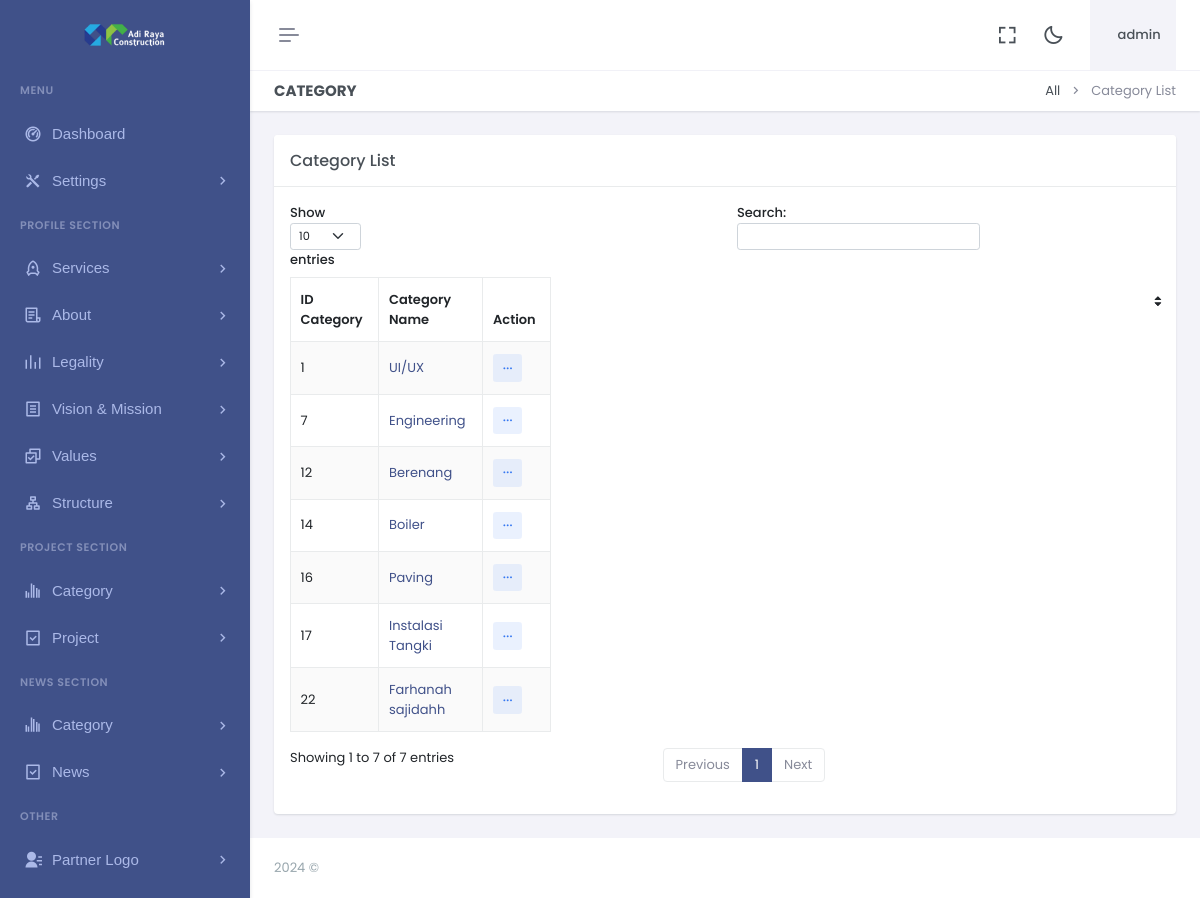
Page /dashboard/categorylist.php (signed in) on the committed database.
### tables this page shows
CREATE TABLE `logo` (
  `id` int(11) NOT NULL,
  `xfile` varchar(1000) NOT NULL,
  `ufile` varchar(1000) NOT NULL,
  `updated_at` timestamp NOT NULL DEFAULT current_timestamp() ON UPDATE current_timestamp()
);

CREATE TABLE `category` (
  `cat_id` int(11) NOT NULL,
  `name` varchar(150) NOT NULL
);

### dashboard/categorylist.php (the view)
<?php include"header.php";?>
<?php include"sidebar.php";?>
<div class="main-content">
 <div class="page-content">
       <div class="container-fluid">
                    <div class="row">
                        <div class="col-12">
                            <div class="page-title-box d-sm-flex align-items-center justify-content-between">
                                <h4 class="mb-sm-0">Category</h4>
                                <div class="page-title-right">
                                    <ol class="breadcrumb m-0">
                                        <li class="breadcrumb-item"><a href="javascript: void(0);">All</a></li>
                                        <li class="breadcrumb-item active">Category List</li>
                                    </ol>
                                </div>
                            </div>
                        </div>
                    </div>
                    <div class="row">
                        <div class="col-lg-12">
                            <div class="card">
                                <div class="card-header">
                                    <h5 class="card-title mb-0">Category List</h5>
                                </div>
                                <div class="card-body">
                                    <table id="example" class="table table-bordered dt-responsive nowrap table-striped align-middle" style="width:30%">
                                        <thead>
                                            <tr>
                                                <th data-ordering="false">ID Category</th>
                                                <th data-ordering="false">Category Name</th>
                                                <th>Action</th>
                                            </tr>
                                        </thead>
                                        <tbody>
                                        <?php
				   $q="SELECT * FROM category ORDER BY cat_id DESC";
 $r123 = mysqli_query($con,$q);
while($ro = mysqli_fetch_array($r123))
{
	$cat_id="$ro[cat_id]";
	$name="$ro[name]";
  print "<tr>
				  <td>
				  $cat_id
				  </td>
          <td><a href='$name'>
				  $name</a>
				  </td>
          <td>
                                                    <div class='dropdown d-inline-block'>
                                                        <button class='btn btn-soft-secondary btn-sm dropdown' type='button' data-bs-toggle='dropdown' aria-expanded='false'>
                                                            <i class='ri-more-fill align-middle'></i>
                                                        </button>
                                                        <ul class='dropdown-menu dropdown-menu-end'>
                                                        <li><a href='editcategory.php?id=$cat_id' class='dropdown-item edit-item-btn'><i class='ri-pencil-fill align-bottom me-2 text-muted'></i> Edit</a></li>
                                                          <li>
                                                            <li>
                                                                <a href='deletecategory.php?id=$cat_id' class='dropdown-item remove-item-btn'>
                                                                    <i class='ri-delete-bin-fill align-bottom me-2 text-muted'></i> Delete
                                                                </a>
                                                            </li>
                                                        </ul>
                                                    </div>
                                                </td>
				  </tr>";
  }
  ?>
                                        </tbody>
                                    </table>
                                </div>
                            </div>
                        </div>
                    </div>
                </div>
            </div>
            <?php include"footer.php";?>

### dashboard/sidebar.php (shortened to what this page needs)
<?php
include "../z_db.php";
?>
<div class="app-menu navbar-menu">
    <div class="navbar-brand-box">
        <?php
        $rr = mysqli_query($con, "SELECT ufile FROM logo");
        $r = mysqli_fetch_row($rr);
        $ufile = $r[0];
        ?>
        <a href="#" class="logo logo-light">
            <span class="logo-lg">
                <img src="uploads/logo/<?php print $ufile ?>" alt="" height="30">
            </span>
        </a>
    </div>
    <div id="scrollbar">
        <div class="container-fluid">
            <ul class="navbar-nav" id="navbar-nav">
                <li class="menu-title"><span data-key="t-menu">Menu</span></li>
                <li class="nav-item">
                    <a href="dashboard" class="nav-link" data-key="t-analytics"> <i class="ri-dashboard-2-line"></i>
                        <span data-key="t-dashboards"> Dashboard </span></a>
                </li>
                <li class="nav-item">
                    <a class="nav-link menu-link" href="#sidebarK" data-bs-toggle="collapse" role="button"
                        aria-expanded="true" aria-controls="sidebarLanding">
                        <i class="ri-tools-fill"></i> <span data-key="t-landing"> Settings </span>
                    </a>
                </li>
                <li class="menu-title"><span data-key="t-menu">PROFILE SECTION</span></li>
                <li class="nav-item">
                    <a class="nav-link menu-link" href="#sidebarW" data-bs-toggle="collapse" role="button"
                        aria-expanded="true" aria-controls="sidebarLanding">
                        <i class="ri-rocket-line"></i> <span data-key="t-landing"> Services</span>
                    </a>
                </li>
                <li class="nav-item">
                    <a class="nav-link menu-link" href="#sidebarq" data-bs-toggle="collapse" role="button"
                        aria-expanded="true" aria-controls="sidebarLanding">
                        <i class="ri-file-list-3-line"></i> <span data-key="t-landing">About</span>
                    </a>
                </li>
                <li class="nav-item">
                    <a class="nav-link menu-link" href="#sidebarLgl" data-bs-toggle="collapse" role="button"
                        aria-expanded="true" aria-controls="sidebarLanding">
                        <i class="ri-rhythm-fill"></i> <span data-key="t-landing">Legality</span>
                    </a>
                </li>
                <li class="nav-item">
                    <a class="nav-link menu-link" href="#sidebarB" data-bs-toggle="collapse" role="button"
                        aria-expanded="true" aria-controls="sidebarLanding">
                        <i class="ri-file-list-line"></i> <span data-key="t-landing">Vision & Mission</span>
                    </a>
                </li>
                <li class="nav-item">
                    <a class="nav-link menu-link" href="#sidebarLanding" data-bs-toggle="collapse" role="button"
                        aria-expanded="true" aria-controls="sidebarLanding">
                        <i class="ri-checkbox-multiple-line"></i> <span data-key="t-landing">Values</span>
                    </a>
                </li>
                <li class="nav-item">
                    <a class="nav-link menu-link" href="#sidebarStr" data-bs-toggle="collapse" role="button"
                        aria-expanded="true" aria-controls="sidebarLanding">
                        <i class="ri-organization-chart"></i> <span data-key="t-landing">Structure</span>
                    </a>
                </li>
                <li class="menu-title"><span data-key="t-menu">PROJECT SECTION</span></li>
                <li class="nav-item">
                    <a class="nav-link menu-link" href="#sidebarU" data-bs-toggle="collapse" role="button"
                        aria-expanded="true" aria-controls="sidebarLanding">
                        <i class="ri-bar-chart-grouped-fill"></i> <span data-key="t-landing">Category</span>
                    </a>
                </li>
                <li class="nav-item">
                    <a class="nav-link menu-link" href="#sidebarGU" data-bs-toggle="collapse" role="button"
                        aria-expanded="true" aria-controls="sidebarLanding">
                        <i class="ri-task-line"></i> <span data-key="t-landing">Project</span>
                    </a>
                </li>
                <li class="menu-title"><span data-key="t-menu">NEWS SECTION</span></li>
                <li class="nav-item">
                    <a class="nav-link menu-link" href="#sidebarNS" data-bs-toggle="collapse" role="button"
                        aria-expanded="true" aria-controls="sidebarLanding">
                        <i class="ri-bar-chart-grouped-fill"></i> <span data-key="t-landing">Category</span>
                    </a>
                </li>
                <li class="nav-item">
                    <a class="nav-link menu-link" href="#sidebarNEWS" data-bs-toggle="collapse" role="button"
                        aria-expanded="true" aria-controls="sidebarLanding">
                        <i class="ri-task-line"></i> <span data-key="t-landing">News</span>
                    </a>
                </li>
                <li class="menu-title"><span data-key="t-menu">OTHER</span></li>
                <li class="nav-item">
                    <a class="nav-link menu-link" href="#sidebarPL" data-bs-toggle="collapse" role="button"
                        aria-expanded="true" aria-controls="sidebarLanding">
                        <i class="ri-contacts-fill"></i> <span data-key="t-landing">Partner Logo</span>
                    </a>
                </li>
            </ul>
        </div>
    </div>
    <div class="sidebar-background"></div>
</div>

### rows in the picture
logo: ufile (picture)
category: cat_id "22", name "Farhanah sajidahh"
category: cat_id "17", name "Instalasi Tangki"
category: cat_id "16", name "Paving"
category: cat_id "14", name "Boiler"
category: cat_id "12", name "Berenang"
category: cat_id "7", name "Engineering"
category: cat_id "1", name "UI/UX"

### other values in the picture
$username "admin"
